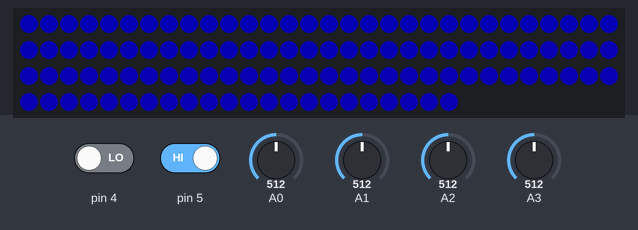
Simulated run of this sketch. Board: Arduino Uno, built with avr-gcc and run on an emulated ATmega328P. Parts: 112 RGB LEDs in strip order, left to right, continuing on the next row. The test bench sets the inputs (shaded band); at power-on: A1 = 512, A0 = 512, A2 = 512, A3 = 512, pin 5 HIGH, pin 4 LOW. Dim RGB values are drawn brighter than linear; random numbers use the default seed unless the sketch sets one.

Above: at 1.23 s.
1.3 s: A1 set to 306
At 3.43 s:
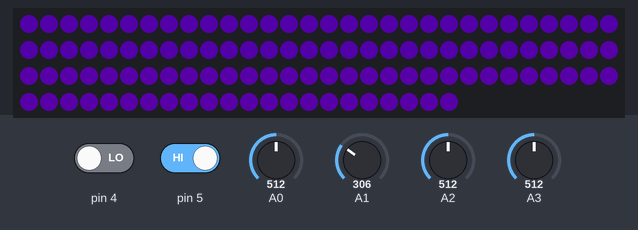
4.3 s: A0 set to 54
At 5.2 s:
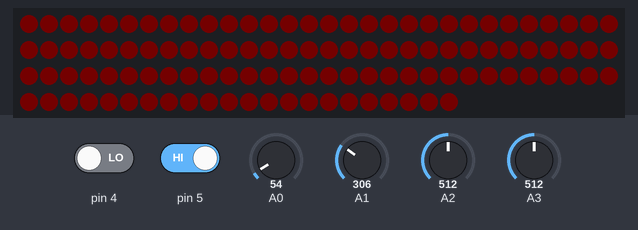
6.3 s: A2 set to 54
At 7.0 s:
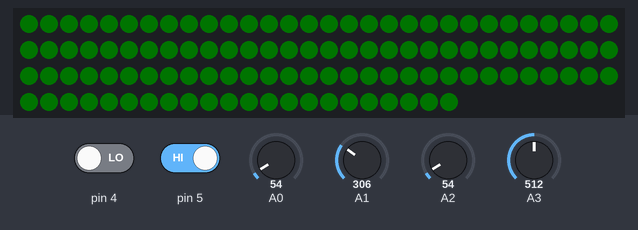
9.3 s: A3 set to 30
At 12.26 s:
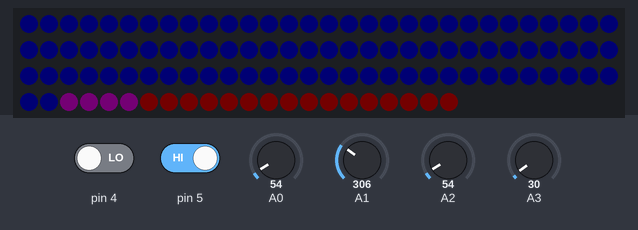
12.3 s: pin 5 driven LOW
At 13.0 s:
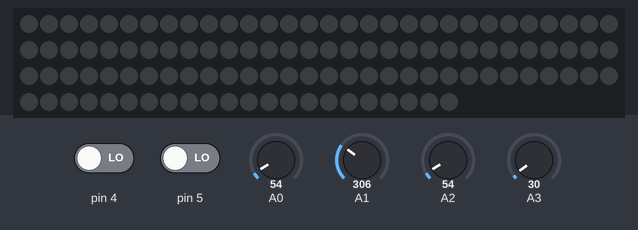
13.8 s: pin 5 driven HIGH
At 21.7 s:
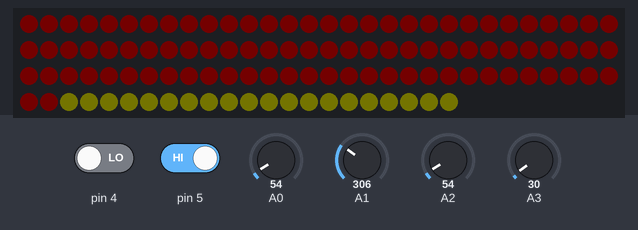

The sketch:

BedLights.ino
```cpp
#include "FastLED.h"


#define DATA_PIN    3
#define NUM_LEDS    112
CRGB leds[NUM_LEDS];
float offset = 0.0;

#define FRAMES_PER_SECOND  60


void setup() {
  pinMode(3, OUTPUT);
  pinMode(4, INPUT);
  pinMode(5, INPUT);

  FastLED.addLeds<WS2812B,DATA_PIN,GRB>(leds, NUM_LEDS);
  FastLED.setBrightness(0xff);
  //FastLED.setDither(DISABLE_DITHER);
  FastLED.setDither(BINARY_DITHER);
  FastLED.setCorrection(UncorrectedColor);
  //FastLED.setCorrection(TypicalLEDStrip);
  FastLED.setTemperature(UncorrectedTemperature);
}


void loop()
{
  int brightness = map(analogRead(0), 0, 1023, 0, 0xff);
  int speed = map(analogRead(1), 0, 1023, 0, 10);
  int base = map(analogRead(2), 0, 1023, 0, 255);
  int width = map(analogRead(3), 0, 1023, 1, NUM_LEDS);

  bool glitter = digitalRead(4) ==  HIGH;
  bool on = digitalRead(5) == HIGH;

  if (!on) {
    fadeToBlackBy(leds, NUM_LEDS, 1);
    FastLED.delay(10);
    return;
  }

  unsigned long time_start = millis();

  int intoffset = int(offset);
  for (int i = 0; i < NUM_LEDS; i++) {
    uint8_t hue = base + intoffset + i / width;
    leds[i] = CHSV(hue, 0xff, brightness);
  }

  if (glitter && random8() < 64) {
    leds[random16(NUM_LEDS)] = CRGB::White;
  }

  offset += speed / 10.0;

  unsigned long time_end = millis();
  if (time_end < time_start + 1000 / FRAMES_PER_SECOND) {
    FastLED.delay((time_start + 1000 / FRAMES_PER_SECOND) - time_end);
  } else {
    FastLED.show();
  }
}
```

Measured:
- after the input at 6.3 s, the LEDs: change at once (image 3)
- after the input at 9.3 s, the LEDs: first change after 2.6 s (image 4 shows a later state)
- after the input at 13.8 s, the LEDs: first change at once (image 6 shows a later state)
- what the display in image 3 shows lasts 1.9 s, from 6.3 s to 8.2 s
